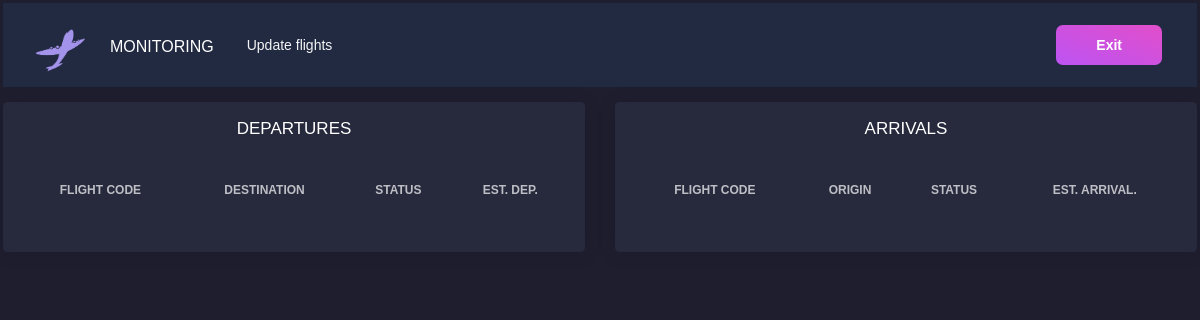
The app's page /home, older data.
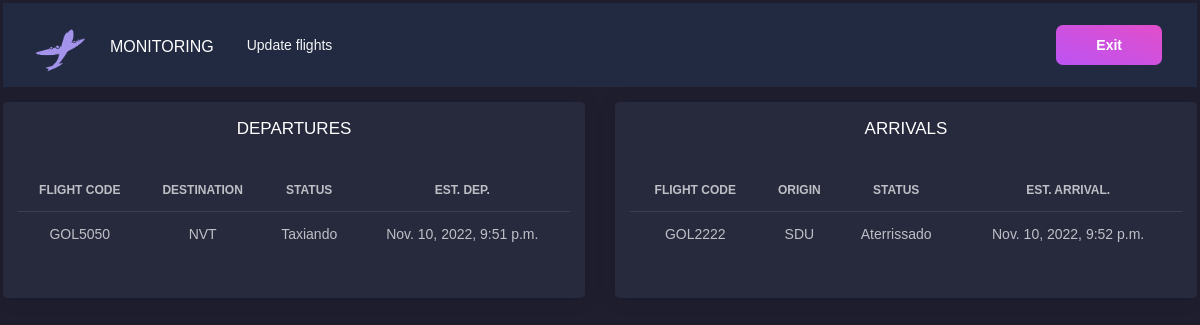
The same page, newer data.
### flight_management/models.py (models this page shows, shortened)
class Flight(models.Model):
    id = models.BigAutoField(primary_key=True)
    fk_flightstatus = models.ForeignKey(FlightStatus, on_delete=models.SET_NULL, blank=True, null=True)
    tx_code = models.CharField(max_length=8)
    dt_est_departure = models.DateTimeField(blank=True, null=True)
    dt_est_arrival = models.DateTimeField(blank=True, null=True)
    nm_origin = models.CharField(max_length=3, choices=AirportCodes.choices)
    nm_destination = models.CharField(max_length=3, choices=AirportCodes.choices)
    class Meta:
        db_table = 'flight'

class FlightStatus(models.Model):
    id = models.BigAutoField(primary_key=True)
    dt_departure = models.DateTimeField(blank=True, null=True)
    dt_arrival = models.DateTimeField(blank=True, null=True)
    nm_status = models.CharField(max_length=13, choices=Status.choices, default=Status.PREVISTO)
    dt_creation = models.DateTimeField(auto_now=True)
    dt_updated = models.DateTimeField(auto_now=True)
    dt_done = models.DateTimeField(blank=True, null=True)
    class Meta:
        db_table = 'flight_status'

### flight_monitoring/views.py (the view)
# urls.py: path('home', flightmonitoringviews.flightmonitoringview),
def flightmonitoringview(request):
    all_flights = Flight.objects.all()
    context = {
        'all_flights' : all_flights,
        'selectedRole' : str(views.role)
    }
    return render(request, "home.html", context)

### flight_monitoring/template/home.html (shortened to what this page needs)
{% load static %}
<!DOCTYPE html>
<html lang="en">
<head>
    <link rel="stylesheet" href="{% static 'css/black-dashboard.min.css' %}">
</head>
<body onload="myFunction()">
    <nav class="navbar navbar-expand-lg navbar-dark bg-dark">
            <a class="navbar-brand mr-0 mr-md-2" href="../home" aria-label="Caqui">
              <img src="{% static 'img/caqui.png' %}" width="50 px">
            </a>
            <a class="navbar-brand" href="../home">Monitoring</a>
          <div class="collapse navbar-collapse" id="navbarSupportedContent">
            <ul class="navbar-nav mr-auto">
              <li id="nav_piloto_operador_controlador_companhia" class="nav-item">
                  <a class="nav-link" href="../update">Update flights</a>
              </li>
          </ul>
          <a href="/" class="btn btn-primary d-none d-lg-inline-block mb-3 mb-md-0 ml-md-3">Exit</a>
    </nav>
    <div class="row">
      <div class="col-lg-6">
        <div class="card ">
          <div class="card-header">
            <h4 class="card-title text-center"> DEPARTURES</h4>
          </div>
          <div class="card-body">
            <div class="table-responsive">
              <table class="table tablesorter " id="">
                <thead class=" text-primary">
                  <tr class="text-center">
                    <th>Flight Code</th>
                    <th>Destination</th>
                    <th>Status</th>
                    <th class="text-center">Est. Dep.</th>
                  </tr>
                </thead>
                <tbody>
                  {% for flight in all_flights %}
                    {% if flight.nm_origin == "GRU" %}
                    <tr class="text-center">
                        <td>{{flight.tx_code}}</td>
                        <td>{{flight.nm_destination}}</td>
                        <td>{{flight.fk_flightstatus.nm_status}}</td>
                        <td>{{flight.dt_est_departure}}</td>
                    </tr>
                    {% endif %}
                  {% endfor %}
                </tbody>
              </table>
            </div>
          </div>
        </div>
      </div>
      <div class="col-lg-6">
        <div class="card ">
          <div class="card-header">
            <h4 class="card-title text-center"> ARRIVALS</h4>
          </div>
          <div class="card-body">
            <div class="table-responsive">
              <table class="table tablesorter " id="">
                <thead class=" text-primary">
                  <tr class="text-center">
                    <th>Flight Code</th>
                    <th>Origin</th>
                    <th>Status</th>
                    <th class="text-center">Est. Arrival.</th>
                  </tr>
                </thead>
                <tbody>
                  {% for flight in all_flights %}
                    {% if flight.nm_destination == "GRU" %}
                      <tr class="text-center">
                          <td>{{flight.tx_code}}</td>
                          <td>{{flight.nm_origin}}</td>
                          <td>{{flight.fk_flightstatus.nm_status}}</td>
                          <td>{{flight.dt_est_arrival}}</td>
                      </tr>
                    {% endif %}
                  {% endfor %}
                </tbody>
              </table>
            </div>
          </div>
        </div>
      </div>
    </div>
    </body>
    </html>

Row changes from the older to the newer data that the page shows:
added Flight: tx_code "GOL5050", nm_destination "NVT", fk_flightstatus.nm_status "Taxiando", dt_est_departure "Nov. 10, 2022, 9:51 p.m.", shown under "DEPARTURES"
now on this page (row edited): Flight: tx_code "GOL2222", nm_origin "SDU", fk_flightstatus.nm_status "Aterrissado", dt_est_arrival "Nov. 10, 2022, 9:52 p.m.", shown under "ARRIVALS"
